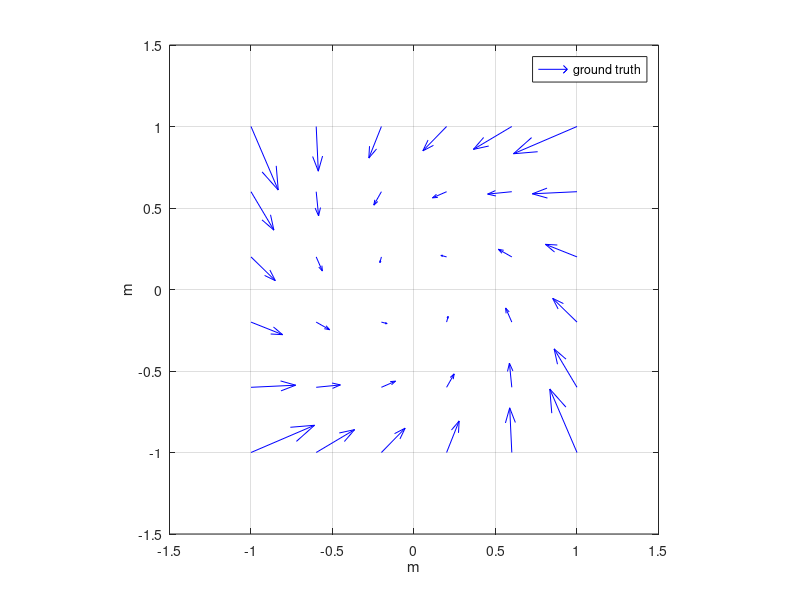

Reproduce this figure in MATLAB. (Note: this script raises an error after producing the figure.)
% Setting parameters
%%-------------------------------------------------------------------------
ro_param = -0.5; % m
w_param = 1.0; % rad/1
%%-------------------------------------------------------------------------

% Define dynamics equatiom in polar coordinates
%%-------------------------------------------------------------------------
f_z = @(z) [z(1)*(ro_param-(z(1)^2)); w_param];
%%-------------------------------------------------------------------------

% Define transformation from polar to cartesian coordinates and vice versa
%%-------------------------------------------------------------------------
t = @(z) [z(1)*cos(z(2)); z(1)*sin(z(2))];
t_inv = @(s) [sqrt((s(1)^2)+(s(2)^2)); atan2(s(2),s(1))];
grad_t = @(z) [cos(z(2)), -z(1)*sin(z(2)); sin(z(2)), z(1)*cos(z(2))];
%%-------------------------------------------------------------------------

% Define dynamics equatiom in cartesian coordinates
%%-------------------------------------------------------------------------
f_s = @(s) grad_t(t_inv(s))*f_z(t_inv(s));
%%-------------------------------------------------------------------------

% Build grid for evaluating policy
%%-------------------------------------------------------------------------
s1 = linspace(-1,1,6);
[S1,S2] = meshgrid(s1,s1);
grid_data.s = [S1(:)'; S2(:)'];
grid_data.u_u = cell2mat(cellfun(f_s, num2cell(grid_data.s,1), 'un', 0));
%%-------------------------------------------------------------------------

% Ploting generated grid
%%-------------------------------------------------------------------------
quiver(grid_data.s(1,:),grid_data.s(2,:),grid_data.u_u(1,:),grid_data.u_u(2,:),'color',[0 0 1]);
legend('ground truth');
xlim([-1.5 1.5]); ylim([-1.5 1.5]);
xlabel('m'); ylabel('m');
axis square; grid on;
%%-------------------------------------------------------------------------

% Save data to file
%%-------------------------------------------------------------------------
save('../data/data_2d_withtask_ground_truth_policy_grid.mat','grid_data');
%%-------------------------------------------------------------------------